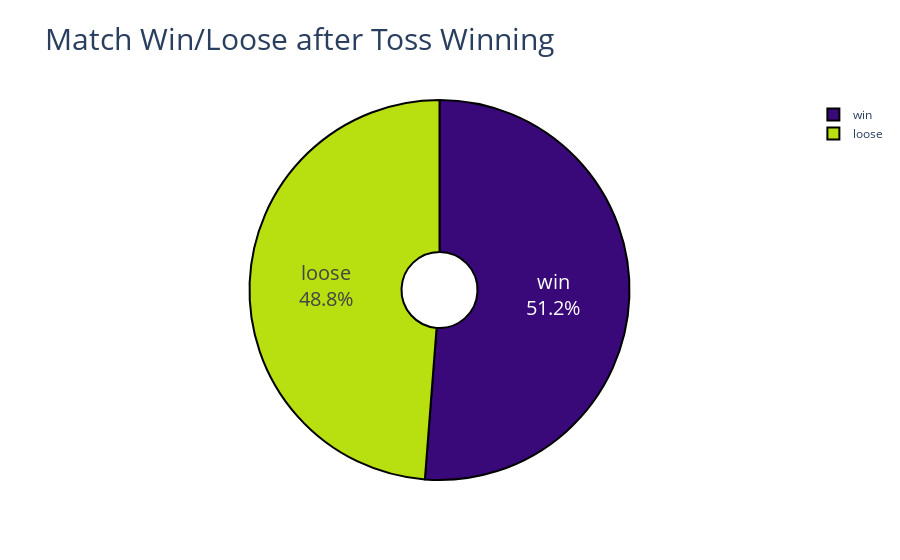

The notebook cell saved with this chart:
### Code cell
color = ['#390879','b8df10']
fig =  go.Figure(data=[go.Pie(labels=labels,
                             values=values,hole=.2)])
fig.update_traces(hoverinfo='label+percent', textinfo='label+percent', textfont_size=20,
                  marker=dict(colors=color, line=dict(color='#000000', width=2)))
fig.update_layout(title="Match Win/Loose after Toss Winning",
                  titlefont={'size': 30},
                  )
fig.show()

### Figure 1 — Plotly figure (JSON) as saved in the notebook; plotly's stock layout.template omitted (floating-point values rounded to 4 significant figures)
{"data": [{"hole": 0.2, "hoverinfo": "label+percent", "labels": ["win", "loose"], "marker": {"colors": ["#390879", "b8df10"], "line": {"color": "#000000", "width": 2}}, "textfont": {"size": 20}, "textinfo": "label+percent", "type": "pie", "values": [0.5123, 0.4877]}], "layout": {"autosize": true, "title": {"font": {"size": 30}, "text": "Match Win/Loose after Toss Winning"}}}
